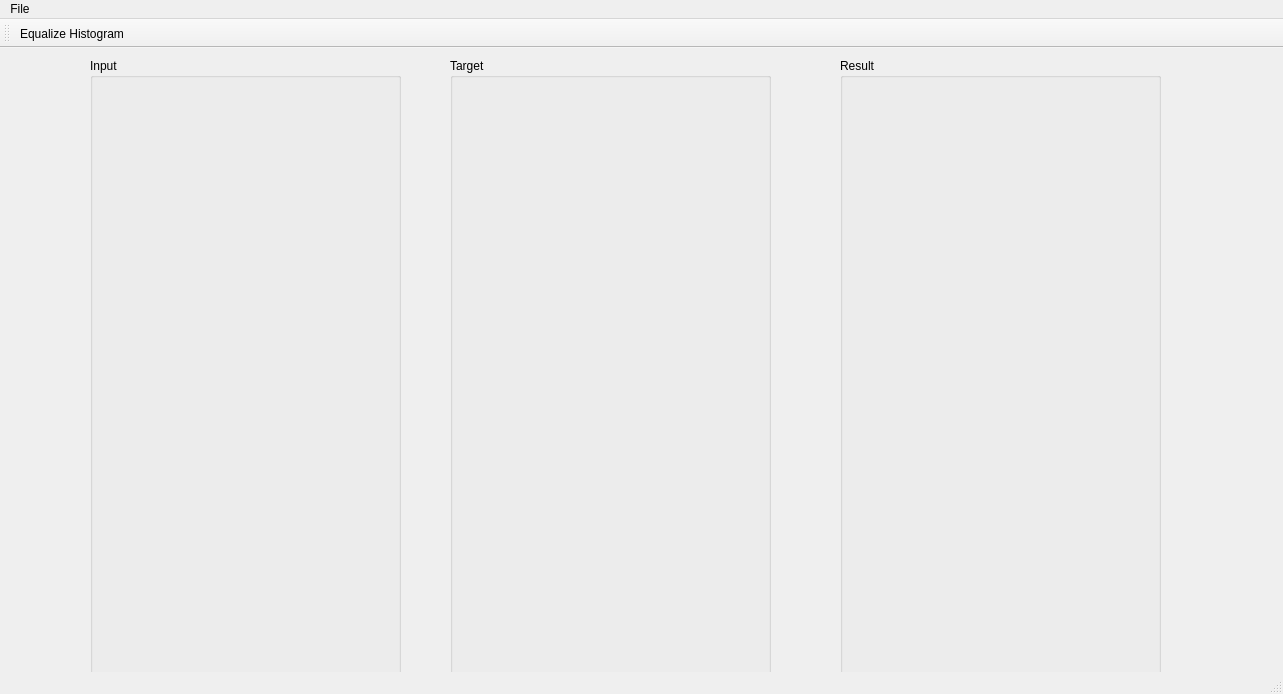
<?xml version="1.0" encoding="UTF-8"?>
<ui version="4.0">
 <class>HistogramEqualization</class>
 <widget class="QMainWindow" name="HistogramEqualization">
  <property name="geometry">
   <rect>
    <x>0</x>
    <y>0</y>
    <width>1283</width>
    <height>694</height>
   </rect>
  </property>
  <property name="windowTitle">
   <string>Histogram Equalization</string>
  </property>
  <property name="toolButtonStyle">
   <enum>Qt::ToolButtonTextOnly</enum>
  </property>
  <widget class="QWidget" name="centralwidget">
   <widget class="QGroupBox" name="groupBox">
    <property name="geometry">
     <rect>
      <x>90</x>
      <y>10</y>
      <width>311</width>
      <height>621</height>
     </rect>
    </property>
    <property name="title">
     <string>Input</string>
    </property>
    <widget class="QLabel" name="img_input">
     <property name="geometry">
      <rect>
       <x>80</x>
       <y>10</y>
       <width>151</width>
       <height>241</height>
      </rect>
     </property>
     <property name="text">
      <string/>
     </property>
     <property name="scaledContents">
      <bool>true</bool>
     </property>
    </widget>
    <widget class="QLabel" name="hist_input_r">
     <property name="geometry">
      <rect>
       <x>10</x>
       <y>250</y>
       <width>291</width>
       <height>121</height>
      </rect>
     </property>
     <property name="text">
      <string/>
     </property>
     <property name="scaledContents">
      <bool>true</bool>
     </property>
    </widget>
    <widget class="QLabel" name="hist_input_g">
     <property name="geometry">
      <rect>
       <x>10</x>
       <y>370</y>
       <width>291</width>
       <height>121</height>
      </rect>
     </property>
     <property name="text">
      <string/>
     </property>
     <property name="scaledContents">
      <bool>true</bool>
     </property>
    </widget>
    <widget class="QLabel" name="hist_input_b">
     <property name="geometry">
      <rect>
       <x>10</x>
       <y>490</y>
       <width>291</width>
       <height>121</height>
      </rect>
     </property>
     <property name="text">
      <string/>
     </property>
     <property name="scaledContents">
      <bool>true</bool>
     </property>
    </widget>
   </widget>
   <widget class="QGroupBox" name="groupBox_2">
    <property name="geometry">
     <rect>
      <x>450</x>
      <y>10</y>
      <width>321</width>
      <height>621</height>
     </rect>
    </property>
    <property name="title">
     <string>Target</string>
    </property>
    <widget class="QLabel" name="img_target">
     <property name="geometry">
      <rect>
       <x>90</x>
       <y>10</y>
       <width>151</width>
       <height>241</height>
      </rect>
     </property>
     <property name="text">
      <string/>
     </property>
     <property name="scaledContents">
      <bool>true</bool>
     </property>
    </widget>
    <widget class="QLabel" name="label_6">
     <property name="geometry">
      <rect>
       <x>260</x>
       <y>420</y>
       <width>291</width>
       <height>291</height>
      </rect>
     </property>
     <property name="text">
      <string/>
     </property>
    </widget>
    <widget class="QLabel" name="hist_target_r">
     <property name="geometry">
      <rect>
       <x>10</x>
       <y>250</y>
       <width>301</width>
       <height>121</height>
      </rect>
     </property>
     <property name="text">
      <string/>
     </property>
     <property name="scaledContents">
      <bool>true</bool>
     </property>
    </widget>
    <widget class="QLabel" name="hist_target_g">
     <property name="geometry">
      <rect>
       <x>10</x>
       <y>370</y>
       <width>301</width>
       <height>121</height>
      </rect>
     </property>
     <property name="text">
      <string/>
     </property>
     <property name="scaledContents">
      <bool>true</bool>
     </property>
    </widget>
    <widget class="QLabel" name="hist_target_b">
     <property name="geometry">
      <rect>
       <x>10</x>
       <y>490</y>
       <width>301</width>
       <height>121</height>
      </rect>
     </property>
     <property name="text">
      <string/>
     </property>
     <property name="scaledContents">
      <bool>true</bool>
     </property>
    </widget>
    <zorder>img_target</zorder>
    <zorder>label_6</zorder>
    <zorder>hist_target_r</zorder>
    <zorder>hist_target_g</zorder>
    <zorder>hist_target_b</zorder>
    <zorder>hist_input_r</zorder>
   </widget>
   <widget class="QGroupBox" name="groupBox_4">
    <property name="geometry">
     <rect>
      <x>840</x>
      <y>10</y>
      <width>321</width>
      <height>621</height>
     </rect>
    </property>
    <property name="title">
     <string>Result</string>
    </property>
    <widget class="QLabel" name="img_result">
     <property name="geometry">
      <rect>
       <x>100</x>
       <y>10</y>
       <width>141</width>
       <height>241</height>
      </rect>
     </property>
     <property name="text">
      <string/>
     </property>
     <property name="scaledContents">
      <bool>true</bool>
     </property>
    </widget>
    <widget class="QLabel" name="hist_result">
     <property name="geometry">
      <rect>
       <x>10</x>
       <y>270</y>
       <width>291</width>
       <height>291</height>
      </rect>
     </property>
     <property name="text">
      <string/>
     </property>
    </widget>
    <widget class="QLabel" name="hist_result_r">
     <property name="geometry">
      <rect>
       <x>10</x>
       <y>240</y>
       <width>301</width>
       <height>121</height>
      </rect>
     </property>
     <property name="text">
      <string/>
     </property>
     <property name="scaledContents">
      <bool>true</bool>
     </property>
    </widget>
    <widget class="QLabel" name="hist_result_g">
     <property name="geometry">
      <rect>
       <x>10</x>
       <y>370</y>
       <width>301</width>
       <height>121</height>
      </rect>
     </property>
     <property name="text">
      <string/>
     </property>
     <property name="scaledContents">
      <bool>true</bool>
     </property>
    </widget>
    <widget class="QLabel" name="hist_result_b">
     <property name="geometry">
      <rect>
       <x>10</x>
       <y>490</y>
       <width>301</width>
       <height>121</height>
      </rect>
     </property>
     <property name="text">
      <string/>
     </property>
     <property name="scaledContents">
      <bool>true</bool>
     </property>
    </widget>
   </widget>
  </widget>
  <widget class="QMenuBar" name="menubar">
   <property name="geometry">
    <rect>
     <x>0</x>
     <y>0</y>
     <width>1283</width>
     <height>21</height>
    </rect>
   </property>
   <widget class="QMenu" name="menuFile">
    <property name="title">
     <string>File</string>
    </property>
    <addaction name="actionOpen_Input"/>
    <addaction name="actionOpen_Target"/>
    <addaction name="actionExit"/>
   </widget>
   <addaction name="menuFile"/>
  </widget>
  <widget class="QStatusBar" name="statusbar"/>
  <widget class="QToolBar" name="toolbar_eq_hist">
   <property name="windowTitle">
    <string>toolBar</string>
   </property>
   <property name="toolButtonStyle">
    <enum>Qt::ToolButtonTextOnly</enum>
   </property>
   <attribute name="toolBarArea">
    <enum>TopToolBarArea</enum>
   </attribute>
   <attribute name="toolBarBreak">
    <bool>false</bool>
   </attribute>
   <addaction name="actionEqualize_Histogram"/>
  </widget>
  <action name="actionOpen_Input">
   <property name="text">
    <string>Open Input</string>
   </property>
  </action>
  <action name="actionOpen_Target">
   <property name="text">
    <string>Open Target</string>
   </property>
  </action>
  <action name="actionExit">
   <property name="text">
    <string>Exit</string>
   </property>
  </action>
  <action name="actionEqualize_Histogram">
   <property name="text">
    <string>Equalize Histogram</string>
   </property>
  </action>
 </widget>
 <resources/>
 <connections/>
</ui>
